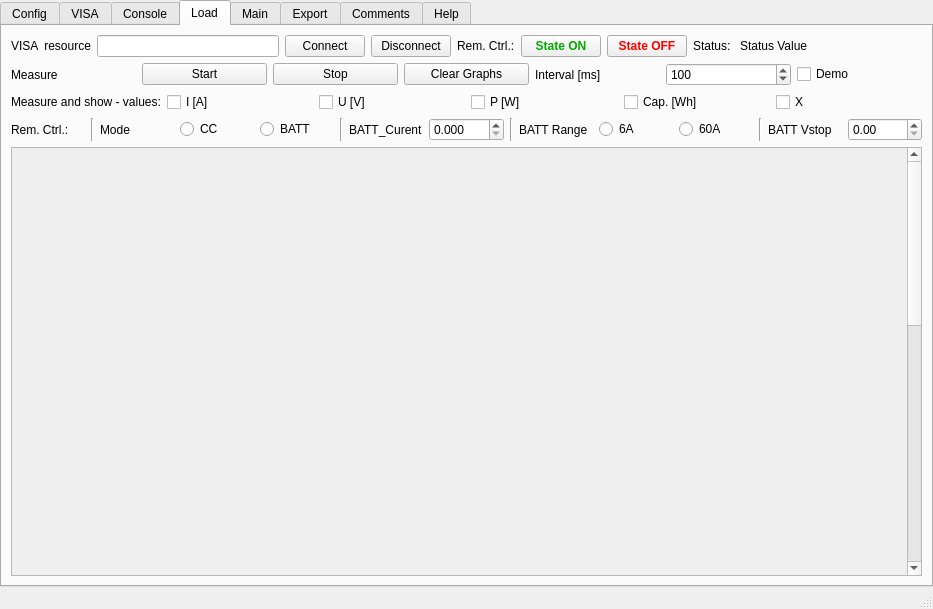
<?xml version="1.0" encoding="UTF-8"?>
<ui version="4.0">
 <class>MainWindow</class>
 <widget class="QMainWindow" name="MainWindow">
  <property name="geometry">
   <rect>
    <x>0</x>
    <y>0</y>
    <width>933</width>
    <height>609</height>
   </rect>
  </property>
  <property name="windowTitle">
   <string>Tester Adapteru</string>
  </property>
  <widget class="QWidget" name="centralwidget">
   <property name="sizePolicy">
    <sizepolicy hsizetype="MinimumExpanding" vsizetype="MinimumExpanding">
     <horstretch>0</horstretch>
     <verstretch>0</verstretch>
    </sizepolicy>
   </property>
   <layout class="QVBoxLayout" name="verticalLayout_3">
    <property name="spacing">
     <number>2</number>
    </property>
    <property name="leftMargin">
     <number>0</number>
    </property>
    <property name="topMargin">
     <number>0</number>
    </property>
    <property name="rightMargin">
     <number>0</number>
    </property>
    <property name="bottomMargin">
     <number>0</number>
    </property>
    <item>
     <widget class="QTabWidget" name="tabWidget">
      <property name="currentIndex">
       <number>3</number>
      </property>
      <widget class="QWidget" name="tab_config">
       <attribute name="title">
        <string>Config</string>
       </attribute>
       <layout class="QVBoxLayout" name="verticalLayout_6">
        <item>
         <layout class="QGridLayout" name="gridLayout">
          <item row="0" column="0">
           <widget class="QLabel" name="label">
            <property name="text">
             <string>GUI theme</string>
            </property>
           </widget>
          </item>
          <item row="1" column="0">
           <widget class="QPushButton" name="config_pushButton_ClearToDefault">
            <property name="text">
             <string>Clear Config to default</string>
            </property>
           </widget>
          </item>
          <item row="0" column="1">
           <widget class="QComboBox" name="config_comboBox_GUItheme"/>
          </item>
         </layout>
        </item>
        <item>
         <widget class="QPlainTextEdit" name="config_plainTextEdit"/>
        </item>
       </layout>
      </widget>
      <widget class="QWidget" name="tab_VISA">
       <attribute name="title">
        <string>VISA</string>
       </attribute>
       <layout class="QVBoxLayout" name="verticalLayout_11">
        <item>
         <layout class="QVBoxLayout" name="verticalLayout_10">
          <item>
           <layout class="QHBoxLayout" name="horizontalLayout_9">
            <item>
             <widget class="QLabel" name="label_15">
              <property name="text">
               <string>VISA Resource</string>
              </property>
             </widget>
            </item>
            <item>
             <widget class="QLineEdit" name="visa_lineEdit_VISAresource"/>
            </item>
           </layout>
          </item>
          <item>
           <layout class="QHBoxLayout" name="horizontalLayout_10" stretch="0,0,0,10">
            <item>
             <widget class="QPushButton" name="visa_pushButton_connect">
              <property name="text">
               <string>Connect</string>
              </property>
             </widget>
            </item>
            <item>
             <widget class="QPushButton" name="visa_pushButton_disconnect">
              <property name="text">
               <string>Disconnect</string>
              </property>
             </widget>
            </item>
            <item>
             <widget class="QLabel" name="label_16">
              <property name="text">
               <string>Status</string>
              </property>
             </widget>
            </item>
            <item>
             <widget class="QLabel" name="visa_label_status">
              <property name="text">
               <string>Init</string>
              </property>
             </widget>
            </item>
           </layout>
          </item>
          <item>
           <layout class="QHBoxLayout" name="horizontalLayout_11">
            <item>
             <widget class="QLabel" name="label_18">
              <property name="text">
               <string>SCPI Command:</string>
              </property>
             </widget>
            </item>
            <item>
             <widget class="QLineEdit" name="visa_lineEdit_SCPIcommand"/>
            </item>
            <item>
             <widget class="QPushButton" name="visa_pushButton_send">
              <property name="text">
               <string>Send</string>
              </property>
             </widget>
            </item>
           </layout>
          </item>
         </layout>
        </item>
        <item>
         <widget class="QPlainTextEdit" name="visa_plainTextEdit_output"/>
        </item>
       </layout>
      </widget>
      <widget class="QWidget" name="tab_console">
       <attribute name="title">
        <string>Console</string>
       </attribute>
      </widget>
      <widget class="QWidget" name="tab_Load">
       <attribute name="title">
        <string>Load</string>
       </attribute>
       <layout class="QVBoxLayout" name="verticalLayout_8" stretch="0,0,0,0,0">
        <item>
         <layout class="QVBoxLayout" name="verticalLayout_7">
          <item>
           <layout class="QHBoxLayout" name="horizontalLayout" stretch="0,10,0,0,0,0,0,0,10">
            <item>
             <widget class="QLabel" name="label_2">
              <property name="text">
               <string>VISA  resource</string>
              </property>
             </widget>
            </item>
            <item>
             <widget class="QLineEdit" name="load_lineEdit_VISAresource"/>
            </item>
            <item>
             <widget class="QPushButton" name="load_pushButton_connect">
              <property name="text">
               <string>Connect</string>
              </property>
             </widget>
            </item>
            <item>
             <widget class="QPushButton" name="load_pushButton_disconnect">
              <property name="text">
               <string>Disconnect</string>
              </property>
             </widget>
            </item>
            <item>
             <widget class="QLabel" name="label_7">
              <property name="text">
               <string>Rem. Ctrl.:</string>
              </property>
             </widget>
            </item>
            <item>
             <widget class="QPushButton" name="load_pushButton_StateON">
              <property name="palette">
               <palette>
                <active>
                 <colorrole role="ButtonText">
                  <brush brushstyle="SolidPattern">
                   <color alpha="255">
                    <red>0</red>
                    <green>170</green>
                    <blue>0</blue>
                   </color>
                  </brush>
                 </colorrole>
                </active>
                <inactive>
                 <colorrole role="ButtonText">
                  <brush brushstyle="SolidPattern">
                   <color alpha="255">
                    <red>0</red>
                    <green>170</green>
                    <blue>0</blue>
                   </color>
                  </brush>
                 </colorrole>
                </inactive>
                <disabled/>
               </palette>
              </property>
              <property name="font">
               <font>
                <bold>true</bold>
               </font>
              </property>
              <property name="text">
               <string>State ON</string>
              </property>
             </widget>
            </item>
            <item>
             <widget class="QPushButton" name="load_pushButton_StateOFF">
              <property name="palette">
               <palette>
                <active>
                 <colorrole role="ButtonText">
                  <brush brushstyle="SolidPattern">
                   <color alpha="255">
                    <red>255</red>
                    <green>0</green>
                    <blue>0</blue>
                   </color>
                  </brush>
                 </colorrole>
                </active>
                <inactive>
                 <colorrole role="ButtonText">
                  <brush brushstyle="SolidPattern">
                   <color alpha="255">
                    <red>255</red>
                    <green>0</green>
                    <blue>0</blue>
                   </color>
                  </brush>
                 </colorrole>
                </inactive>
                <disabled/>
               </palette>
              </property>
              <property name="font">
               <font>
                <bold>true</bold>
               </font>
              </property>
              <property name="text">
               <string>State OFF</string>
              </property>
             </widget>
            </item>
            <item>
             <widget class="QLabel" name="label_3">
              <property name="text">
               <string>Status: </string>
              </property>
             </widget>
            </item>
            <item>
             <widget class="QLabel" name="load_label_status">
              <property name="minimumSize">
               <size>
                <width>80</width>
                <height>0</height>
               </size>
              </property>
              <property name="text">
               <string>Status Value</string>
              </property>
             </widget>
            </item>
           </layout>
          </item>
         </layout>
        </item>
        <item>
         <layout class="QHBoxLayout" name="horizontalLayout_4">
          <item>
           <layout class="QHBoxLayout" name="horizontalLayout_5">
            <item>
             <widget class="QLabel" name="label_13">
              <property name="text">
               <string>Measure</string>
              </property>
             </widget>
            </item>
            <item>
             <widget class="QPushButton" name="load_pushButton_mereni_start">
              <property name="text">
               <string>Start</string>
              </property>
             </widget>
            </item>
            <item>
             <widget class="QPushButton" name="load_pushButton_mereni_stop">
              <property name="text">
               <string>Stop</string>
              </property>
             </widget>
            </item>
            <item>
             <widget class="QPushButton" name="load_pushButton_clearGraphs">
              <property name="text">
               <string>Clear Graphs</string>
              </property>
             </widget>
            </item>
            <item>
             <widget class="QLabel" name="Load_label">
              <property name="text">
               <string>Interval [ms]</string>
              </property>
             </widget>
            </item>
            <item>
             <widget class="QSpinBox" name="load_spinBox_measure_interval">
              <property name="minimum">
               <number>50</number>
              </property>
              <property name="maximum">
               <number>1000000</number>
              </property>
              <property name="singleStep">
               <number>100</number>
              </property>
              <property name="value">
               <number>100</number>
              </property>
             </widget>
            </item>
            <item>
             <widget class="QCheckBox" name="load_checkBox_demo">
              <property name="text">
               <string>Demo</string>
              </property>
             </widget>
            </item>
           </layout>
          </item>
         </layout>
        </item>
        <item>
         <layout class="QHBoxLayout" name="horizontalLayout_6">
          <item>
           <widget class="QLabel" name="load_label_Measure">
            <property name="text">
             <string>Measure and show - values:</string>
            </property>
           </widget>
          </item>
          <item>
           <widget class="QCheckBox" name="load_checkBox_measure_A">
            <property name="text">
             <string>I [A]</string>
            </property>
           </widget>
          </item>
          <item>
           <widget class="QCheckBox" name="load_checkBox_measure_V">
            <property name="text">
             <string>U [V]</string>
            </property>
           </widget>
          </item>
          <item>
           <widget class="QCheckBox" name="load_checkBox_measure_W">
            <property name="text">
             <string>P [W]</string>
            </property>
           </widget>
          </item>
          <item>
           <widget class="QCheckBox" name="load_checkBox_measure_Wh">
            <property name="text">
             <string>Cap. [Wh]</string>
            </property>
           </widget>
          </item>
          <item>
           <widget class="QCheckBox" name="load_checkBox_measure_X">
            <property name="text">
             <string>X</string>
            </property>
           </widget>
          </item>
         </layout>
        </item>
        <item>
         <layout class="QHBoxLayout" name="horizontalLayout_8">
          <item>
           <widget class="QLabel" name="label_14">
            <property name="text">
             <string>Rem. Ctrl.:</string>
            </property>
           </widget>
          </item>
          <item>
           <widget class="Line" name="line_2">
            <property name="orientation">
             <enum>Qt::Vertical</enum>
            </property>
           </widget>
          </item>
          <item>
           <widget class="QLabel" name="label_17">
            <property name="text">
             <string>Mode</string>
            </property>
           </widget>
          </item>
          <item>
           <widget class="QRadioButton" name="radioButton">
            <property name="text">
             <string>CC</string>
            </property>
           </widget>
          </item>
          <item>
           <widget class="QRadioButton" name="radioButton_2">
            <property name="text">
             <string>BATT</string>
            </property>
           </widget>
          </item>
          <item>
           <widget class="Line" name="line">
            <property name="orientation">
             <enum>Qt::Vertical</enum>
            </property>
           </widget>
          </item>
          <item>
           <widget class="QLabel" name="label_19">
            <property name="text">
             <string>BATT_Curent</string>
            </property>
           </widget>
          </item>
          <item>
           <widget class="QDoubleSpinBox" name="doubleSpinBox">
            <property name="decimals">
             <number>3</number>
            </property>
           </widget>
          </item>
          <item>
           <widget class="Line" name="line_3">
            <property name="orientation">
             <enum>Qt::Vertical</enum>
            </property>
           </widget>
          </item>
          <item>
           <widget class="QLabel" name="label_20">
            <property name="text">
             <string>BATT Range</string>
            </property>
           </widget>
          </item>
          <item>
           <widget class="QRadioButton" name="radioButton_3">
            <property name="text">
             <string>6A</string>
            </property>
           </widget>
          </item>
          <item>
           <widget class="QRadioButton" name="radioButton_4">
            <property name="text">
             <string>60A</string>
            </property>
           </widget>
          </item>
          <item>
           <widget class="Line" name="line_4">
            <property name="orientation">
             <enum>Qt::Vertical</enum>
            </property>
           </widget>
          </item>
          <item>
           <widget class="QLabel" name="label_21">
            <property name="text">
             <string>BATT Vstop</string>
            </property>
           </widget>
          </item>
          <item>
           <widget class="QDoubleSpinBox" name="doubleSpinBox_2"/>
          </item>
         </layout>
        </item>
        <item>
         <widget class="QScrollArea" name="scrollArea">
          <property name="widgetResizable">
           <bool>true</bool>
          </property>
          <widget class="QWidget" name="scrollAreaWidgetContents">
           <property name="geometry">
            <rect>
             <x>0</x>
             <y>0</y>
             <width>895</width>
             <height>1042</height>
            </rect>
           </property>
           <layout class="QVBoxLayout" name="verticalLayout_9">
            <item>
             <widget class="PlotWidget" name="load_plotWidget1" native="true">
              <property name="minimumSize">
               <size>
                <width>300</width>
                <height>200</height>
               </size>
              </property>
             </widget>
            </item>
            <item>
             <widget class="PlotWidget" name="load_plotWidget2" native="true">
              <property name="minimumSize">
               <size>
                <width>300</width>
                <height>200</height>
               </size>
              </property>
             </widget>
            </item>
            <item>
             <widget class="PlotWidget" name="load_plotWidget3" native="true">
              <property name="minimumSize">
               <size>
                <width>300</width>
                <height>200</height>
               </size>
              </property>
             </widget>
            </item>
            <item>
             <widget class="PlotWidget" name="load_plotWidget4" native="true">
              <property name="minimumSize">
               <size>
                <width>300</width>
                <height>200</height>
               </size>
              </property>
             </widget>
            </item>
            <item>
             <widget class="PlotWidget" name="load_plotWidget5" native="true">
              <property name="minimumSize">
               <size>
                <width>300</width>
                <height>200</height>
               </size>
              </property>
             </widget>
            </item>
           </layout>
          </widget>
         </widget>
        </item>
       </layout>
      </widget>
      <widget class="QWidget" name="tab_Main">
       <attribute name="title">
        <string>Main</string>
       </attribute>
       <layout class="QVBoxLayout" name="verticalLayout_2">
        <item>
         <layout class="QVBoxLayout" name="verticalLayout" stretch="0,0,10">
          <item>
           <layout class="QHBoxLayout" name="horizontalLayout_2">
            <item>
             <widget class="QLabel" name="label_8">
              <property name="font">
               <font>
                <pointsize>12</pointsize>
               </font>
              </property>
              <property name="text">
               <string>Test zatížení</string>
              </property>
             </widget>
            </item>
            <item>
             <widget class="QPushButton" name="pushButton_test_zatizeni_start">
              <property name="text">
               <string>Start</string>
              </property>
             </widget>
            </item>
            <item>
             <widget class="QPushButton" name="pushButton_test_zatizeni_stop">
              <property name="text">
               <string>Stop</string>
              </property>
             </widget>
            </item>
            <item>
             <widget class="QLabel" name="label_test_zatizeni">
              <property name="text">
               <string>None</string>
              </property>
              <property name="textFormat">
               <enum>Qt::PlainText</enum>
              </property>
             </widget>
            </item>
           </layout>
          </item>
          <item>
           <layout class="QGridLayout" name="gridLayout_2">
            <item row="0" column="0">
             <widget class="QLabel" name="label_4">
              <property name="text">
               <string>Requested Current: Start [mA]</string>
              </property>
             </widget>
            </item>
            <item row="2" column="1">
             <widget class="QSpinBox" name="spinBox_time_step_delay">
              <property name="toolTip">
               <string>&lt;html&gt;&lt;head/&gt;&lt;body&gt;&lt;p&gt;Cas mezi jednotlivymi merenimi&lt;/p&gt;&lt;/body&gt;&lt;/html&gt;</string>
              </property>
              <property name="maximum">
               <number>1000000</number>
              </property>
              <property name="singleStep">
               <number>100</number>
              </property>
             </widget>
            </item>
            <item row="2" column="3">
             <widget class="QSpinBox" name="spinBox_time_measure_delay">
              <property name="toolTip">
               <string>&lt;html&gt;&lt;head/&gt;&lt;body&gt;&lt;p&gt;Zpozdeni mezi nastavenim pozadovaneho proudu a merenim&lt;/p&gt;&lt;p&gt;Musi byt mensi nez Step delay&lt;/p&gt;&lt;/body&gt;&lt;/html&gt;</string>
              </property>
              <property name="maximum">
               <number>1000000</number>
              </property>
              <property name="singleStep">
               <number>100</number>
              </property>
             </widget>
            </item>
            <item row="3" column="0">
             <widget class="QLabel" name="label_10">
              <property name="text">
               <string>Stop at mVmin [V]</string>
              </property>
             </widget>
            </item>
            <item row="0" column="4" alignment="Qt::AlignRight">
             <widget class="QLabel" name="label_5">
              <property name="text">
               <string>Stop [mA]</string>
              </property>
             </widget>
            </item>
            <item row="2" column="2" alignment="Qt::AlignRight">
             <widget class="QLabel" name="label_12">
              <property name="text">
               <string>Measure delay [ms]</string>
              </property>
             </widget>
            </item>
            <item row="3" column="3">
             <widget class="QSpinBox" name="spinBox_stop_mVAttempts"/>
            </item>
            <item row="3" column="1">
             <widget class="QSpinBox" name="spinBox_stop_mV">
              <property name="minimum">
               <number>-1000000</number>
              </property>
              <property name="maximum">
               <number>1000000</number>
              </property>
              <property name="singleStep">
               <number>1000</number>
              </property>
             </widget>
            </item>
            <item row="0" column="1">
             <widget class="QSpinBox" name="spinBox_reqmAstart">
              <property name="maximum">
               <number>1000000</number>
              </property>
              <property name="singleStep">
               <number>1000</number>
              </property>
              <property name="displayIntegerBase">
               <number>10</number>
              </property>
             </widget>
            </item>
            <item row="3" column="2" alignment="Qt::AlignRight">
             <widget class="QLabel" name="label_11">
              <property name="text">
               <string>Stop At mVmin - Attempts</string>
              </property>
             </widget>
            </item>
            <item row="2" column="0">
             <widget class="QLabel" name="label_9">
              <property name="text">
               <string>Step delay [ms]</string>
              </property>
             </widget>
            </item>
            <item row="0" column="5">
             <widget class="QSpinBox" name="spinBox_reqmAstop">
              <property name="maximum">
               <number>1000000</number>
              </property>
              <property name="singleStep">
               <number>1000</number>
              </property>
             </widget>
            </item>
            <item row="0" column="2" alignment="Qt::AlignRight">
             <widget class="QLabel" name="label_6">
              <property name="text">
               <string>Step [mA]</string>
              </property>
             </widget>
            </item>
            <item row="0" column="3">
             <widget class="QSpinBox" name="spinBox_reqmAstep">
              <property name="maximum">
               <number>1000000</number>
              </property>
              <property name="singleStep">
               <number>10</number>
              </property>
             </widget>
            </item>
           </layout>
          </item>
          <item>
           <layout class="QHBoxLayout" name="horizontalLayout_3">
            <item>
             <widget class="MplWidget" name="mplWidget1" native="true"/>
            </item>
           </layout>
          </item>
         </layout>
        </item>
       </layout>
      </widget>
      <widget class="QWidget" name="tab_export">
       <attribute name="title">
        <string>Export</string>
       </attribute>
       <layout class="QVBoxLayout" name="verticalLayout_5">
        <item>
         <layout class="QVBoxLayout" name="verticalLayout_4">
          <item>
           <widget class="QPlainTextEdit" name="export_plainTextEdit1"/>
          </item>
         </layout>
        </item>
       </layout>
      </widget>
      <widget class="QWidget" name="tab_Comments">
       <attribute name="title">
        <string>Comments</string>
       </attribute>
       <layout class="QVBoxLayout" name="verticalLayout_13">
        <item>
         <widget class="QPlainTextEdit" name="comments_plainTextEdit"/>
        </item>
       </layout>
      </widget>
      <widget class="QWidget" name="tab_help">
       <attribute name="title">
        <string>Help</string>
       </attribute>
      </widget>
     </widget>
    </item>
   </layout>
  </widget>
  <widget class="QMenuBar" name="menubar">
   <property name="geometry">
    <rect>
     <x>0</x>
     <y>0</y>
     <width>933</width>
     <height>21</height>
    </rect>
   </property>
  </widget>
  <widget class="QStatusBar" name="statusbar"/>
 </widget>
 <customwidgets>
  <customwidget>
   <class>MplWidget</class>
   <extends>QWidget</extends>
   <header>mplwidget</header>
   <container>1</container>
  </customwidget>
  <customwidget>
   <class>PlotWidget</class>
   <extends>QWidget</extends>
   <header>pyqtgraph</header>
   <container>1</container>
  </customwidget>
 </customwidgets>
 <resources/>
 <connections/>
</ui>
